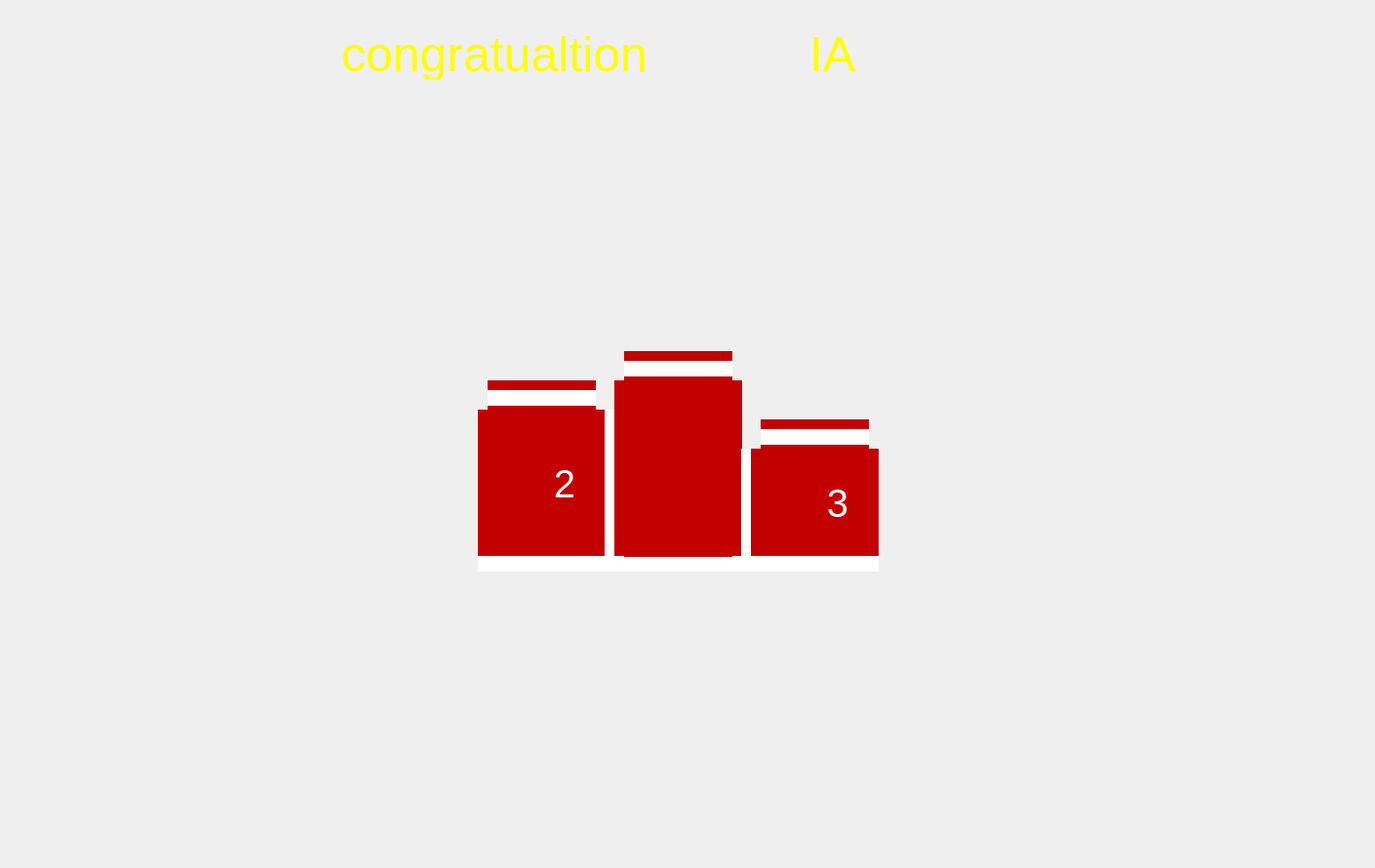
      <widget class="QWidget" name="page_10">
       <widget class="QLabel" name="label_26">
        <property name="geometry">
         <rect>
          <x>790</x>
          <y>460</y>
          <width>111</width>
          <height>111</height>
         </rect>
        </property>
        <property name="styleSheet">
         <string notr="true">color:white;
font-size:40px;
background-color: rgb(195, 0, 0);
</string>
        </property>
        <property name="text">
         <string>      3</string>
        </property>
       </widget>
       <widget class="QLabel" name="label_38">
        <property name="geometry">
         <rect>
          <x>510</x>
          <y>420</y>
          <width>111</width>
          <height>151</height>
         </rect>
        </property>
        <property name="styleSheet">
         <string notr="true">color:white;
font-size:40px;
background-color: rgb(195, 0, 0);
</string>
        </property>
        <property name="text">
         <string>      2</string>
        </property>
       </widget>
       <widget class="QLabel" name="label_46">
        <property name="geometry">
         <rect>
          <x>500</x>
          <y>390</y>
          <width>111</width>
          <height>171</height>
         </rect>
        </property>
        <property name="styleSheet">
         <string notr="true">color:white;
font-size:40px;
background-color: rgb(195, 0, 0);
</string>
        </property>
        <property name="text">
         <string>      2</string>
        </property>
       </widget>
       <widget class="QLabel" name="label_51">
        <property name="geometry">
         <rect>
          <x>490</x>
          <y>420</y>
          <width>111</width>
          <height>151</height>
         </rect>
        </property>
        <property name="styleSheet">
         <string notr="true">color:white;
font-size:40px;
background-color: rgb(195, 0, 0);
</string>
        </property>
        <property name="text">
         <string>       2</string>
        </property>
       </widget>
       <widget class="QLabel" name="label_52">
        <property name="geometry">
         <rect>
          <x>780</x>
          <y>430</y>
          <width>111</width>
          <height>121</height>
         </rect>
        </property>
        <property name="styleSheet">
         <string notr="true">color:white;
font-size:40px;
background-color: rgb(195, 0, 0);
</string>
        </property>
        <property name="text">
         <string>      3</string>
        </property>
       </widget>
       <widget class="QLabel" name="label_50">
        <property name="geometry">
         <rect>
          <x>650</x>
          <y>390</y>
          <width>111</width>
          <height>181</height>
         </rect>
        </property>
        <property name="styleSheet">
         <string notr="true">color:white;
font-size:40px;
background-color: rgb(195, 0, 0);
</string>
        </property>
        <property name="text">
         <string>      1</string>
        </property>
       </widget>
       <widget class="QPushButton" name="pushButton_28">
        <property name="geometry">
         <rect>
          <x>1260</x>
          <y>10</y>
          <width>91</width>
          <height>61</height>
         </rect>
        </property>
        <property name="styleSheet">
         <string notr="true">background-image: url(:/images/crois.png);
border:none;
background-repeat:no-repeat;
</string>
        </property>
        <property name="text">
         <string/>
        </property>
       </widget>
       <widget class="QLabel" name="label_76">
        <property name="geometry">
         <rect>
          <x>780</x>
          <y>440</y>
          <width>111</width>
          <height>16</height>
         </rect>
        </property>
        <property name="styleSheet">
         <string notr="true">background-color: rgb(255, 255, 255);</string>
        </property>
        <property name="text">
         <string/>
        </property>
       </widget>
       <widget class="QLabel" name="label_77">
        <property name="geometry">
         <rect>
          <x>500</x>
          <y>400</y>
          <width>111</width>
          <height>16</height>
         </rect>
        </property>
        <property name="styleSheet">
         <string notr="true">background-color: rgb(255, 255, 255);</string>
        </property>
        <property name="text">
         <string/>
        </property>
       </widget>
       <widget class="QLabel" name="label_78">
        <property name="geometry">
         <rect>
          <x>620</x>
          <y>420</y>
          <width>16</width>
          <height>151</height>
         </rect>
        </property>
        <property name="styleSheet">
         <string notr="true">background-color: rgb(255, 255, 255);</string>
        </property>
        <property name="text">
         <string/>
        </property>
       </widget>
       <widget class="QLabel" name="label_79">
        <property name="geometry">
         <rect>
          <x>630</x>
          <y>390</y>
          <width>111</width>
          <height>181</height>
         </rect>
        </property>
        <property name="styleSheet">
         <string notr="true">color:white;
font-size:40px;
background-color: rgb(195, 0, 0);
</string>
        </property>
        <property name="text">
         <string>       1</string>
        </property>
       </widget>
       <widget class="QLabel" name="label_80">
        <property name="geometry">
         <rect>
          <x>760</x>
          <y>460</y>
          <width>20</width>
          <height>111</height>
         </rect>
        </property>
        <property name="styleSheet">
         <string notr="true">background-color: rgb(255, 255, 255);</string>
        </property>
        <property name="text">
         <string/>
        </property>
       </widget>
       <widget class="QLabel" name="label_53">
        <property name="geometry">
         <rect>
          <x>770</x>
          <y>460</y>
          <width>111</width>
          <height>111</height>
         </rect>
        </property>
        <property name="styleSheet">
         <string notr="true">color:white;
font-size:40px;
background-color: rgb(195, 0, 0);
</string>
        </property>
        <property name="text">
         <string>       3</string>
        </property>
       </widget>
       <widget class="QLabel" name="label_81">
        <property name="geometry">
         <rect>
          <x>490</x>
          <y>570</y>
          <width>411</width>
          <height>16</height>
         </rect>
        </property>
        <property name="styleSheet">
         <string notr="true">background-color: rgb(255, 255, 255);</string>
        </property>
        <property name="text">
         <string/>
        </property>
       </widget>
       <widget class="QLabel" name="label_69">
        <property name="geometry">
         <rect>
          <x>-190</x>
          <y>270</y>
          <width>311</width>
          <height>291</height>
         </rect>
        </property>
        <property name="styleSheet">
         <string notr="true">background-image: url(:/images/flames.png);
border:none;
background-repeat:no-repeat;</string>
        </property>
        <property name="text">
         <string/>
        </property>
       </widget>
       <widget class="QLabel" name="label_70">
        <property name="geometry">
         <rect>
          <x>830</x>
          <y>170</y>
          <width>551</width>
          <height>111</height>
         </rect>
        </property>
        <property name="styleSheet">
         <string notr="true">background-image: url(:/images/flames.png);
border:none;
background-repeat:no-repeat;</string>
        </property>
        <property name="text">
         <string/>
        </property>
       </widget>
       <widget class="QLabel" name="label_71">
        <property name="geometry">
         <rect>
          <x>990</x>
          <y>280</y>
          <width>351</width>
          <height>121</height>
         </rect>
        </property>
        <property name="styleSheet">
         <string notr="true">background-image: url(:/images/flames.png);
border:none;
background-repeat:no-repeat;</string>
        </property>
        <property name="text">
         <string/>
        </property>
       </widget>
       <widget class="QLabel" name="label_73">
        <property name="geometry">
         <rect>
          <x>110</x>
          <y>430</y>
          <width>351</width>
          <height>121</height>
         </rect>
        </property>
        <property name="styleSheet">
         <string notr="true">background-image: url(:/images/flames.png);
border:none;
background-repeat:no-repeat;</string>
        </property>
        <property name="text">
         <string/>
        </property>
       </widget>
       <widget class="QLabel" name="label_74">
        <property name="geometry">
         <rect>
          <x>930</x>
          <y>500</y>
          <width>311</width>
          <height>291</height>
         </rect>
        </property>
        <property name="styleSheet">
         <string notr="true">background-image: url(:/images/flames.png);
border:none;
background-repeat:no-repeat;</string>
        </property>
        <property name="text">
         <string/>
        </property>
       </widget>
       <widget class="QLabel" name="label_75">
        <property name="geometry">
         <rect>
          <x>910</x>
          <y>670</y>
          <width>311</width>
          <height>191</height>
         </rect>
        </property>
        <property name="styleSheet">
         <string notr="true">background-image: url(:/images/flames.png);
border:none;
background-repeat:no-repeat;</string>
        </property>
        <property name="text">
         <string/>
        </property>
       </widget>
       <widget class="QLabel" name="label_90">
        <property name="geometry">
         <rect>
          <x>-30</x>
          <y>560</y>
          <width>351</width>
          <height>121</height>
         </rect>
        </property>
        <property name="styleSheet">
         <string notr="true">background-image: url(:/images/flames.png);
border:none;
background-repeat:no-repeat;</string>
        </property>
        <property name="text">
         <string/>
        </property>
       </widget>
       <widget class="QLabel" name="label_93">
        <property name="geometry">
         <rect>
          <x>320</x>
          <y>590</y>
          <width>351</width>
          <height>121</height>
         </rect>
        </property>
        <property name="styleSheet">
         <string notr="true">background-image: url(:/images/flames.png);
border:none;
background-repeat:no-repeat;</string>
        </property>
        <property name="text">
         <string/>
        </property>
       </widget>
       <widget class="QLabel" name="label_94">
        <property name="geometry">
         <rect>
          <x>130</x>
          <y>130</y>
          <width>321</width>
          <height>171</height>
         </rect>
        </property>
        <property name="styleSheet">
         <string notr="true">background-image: url(:/images/flames.png);
border:none;
background-repeat:no-repeat;</string>
        </property>
        <property name="text">
         <string/>
        </property>
       </widget>
       <widget class="QLabel" name="label_68">
        <property name="geometry">
         <rect>
          <x>-10</x>
          <y>180</y>
          <width>351</width>
          <height>121</height>
         </rect>
        </property>
        <property name="styleSheet">
         <string notr="true">background-image: url(:/images/flames.png);
border:none;
background-repeat:no-repeat;</string>
        </property>
        <property name="text">
         <string/>
        </property>
       </widget>
       <widget class="QLabel" name="label_95">
        <property name="geometry">
         <rect>
          <x>850</x>
          <y>260</y>
          <width>321</width>
          <height>171</height>
         </rect>
        </property>
        <property name="styleSheet">
         <string notr="true">background-image: url(:/images/flames.png);
border:none;
background-repeat:no-repeat;</string>
        </property>
        <property name="text">
         <string/>
        </property>
       </widget>
       <widget class="QLabel" name="label_96">
        <property name="geometry">
         <rect>
          <x>910</x>
          <y>310</y>
          <width>311</width>
          <height>281</height>
         </rect>
        </property>
        <property name="styleSheet">
         <string notr="true">background-image: url(:/images/flames.png);
border:none;
background-repeat:no-repeat;</string>
        </property>
        <property name="text">
         <string/>
        </property>
       </widget>
       <widget class="QLabel" name="label_97">
        <property name="geometry">
         <rect>
          <x>600</x>
          <y>590</y>
          <width>311</width>
          <height>291</height>
         </rect>
        </property>
        <property name="styleSheet">
         <string notr="true">background-image: url(:/images/flames.png);
border:none;
background-repeat:no-repeat;</string>
        </property>
        <property name="text">
         <string/>
        </property>
       </widget>
       <widget class="QLabel" name="label_98">
        <property name="geometry">
         <rect>
          <x>900</x>
          <y>480</y>
          <width>161</width>
          <height>121</height>
         </rect>
        </property>
        <property name="styleSheet">
         <string notr="true">background-image: url(:/images/flames.png);
border:none;
background-repeat:no-repeat;</string>
        </property>
        <property name="text">
         <string/>
        </property>
       </widget>
       <widget class="QLabel" name="label_99">
        <property name="geometry">
         <rect>
          <x>940</x>
          <y>360</y>
          <width>141</width>
          <height>121</height>
         </rect>
        </property>
        <property name="styleSheet">
         <string notr="true">background-image: url(:/images/flames.png);
border:none;
background-repeat:no-repeat;</string>
        </property>
        <property name="text">
         <string/>
        </property>
       </widget>
       <widget class="QLabel" name="label_100">
        <property name="geometry">
         <rect>
          <x>950</x>
          <y>470</y>
          <width>351</width>
          <height>121</height>
         </rect>
        </property>
        <property name="styleSheet">
         <string notr="true">background-image: url(:/images/flames.png);
border:none;
background-repeat:no-repeat;</string>
        </property>
        <property name="text">
         <string/>
        </property>
       </widget>
       <widget class="QLabel" name="label_101">
        <property name="geometry">
         <rect>
          <x>770</x>
          <y>300</y>
          <width>351</width>
          <height>121</height>
         </rect>
        </property>
        <property name="styleSheet">
         <string notr="true">background-image: url(:/images/flames.png);
border:none;
background-repeat:no-repeat;</string>
        </property>
        <property name="text">
         <string/>
        </property>
       </widget>
       <widget class="QLabel" name="label_102">
        <property name="geometry">
         <rect>
          <x>450</x>
          <y>100</y>
          <width>351</width>
          <height>121</height>
         </rect>
        </property>
        <property name="styleSheet">
         <string notr="true">background-image: url(:/images/flames.png);
border:none;
background-repeat:no-repeat;</string>
        </property>
        <property name="text">
         <string/>
        </property>
       </widget>
       <widget class="QLabel" name="label_103">
        <property name="geometry">
         <rect>
          <x>120</x>
          <y>300</y>
          <width>351</width>
          <height>121</height>
         </rect>
        </property>
        <property name="styleSheet">
         <string notr="true">background-image: url(:/images/flames.png);
border:none;
background-repeat:no-repeat;</string>
        </property>
        <property name="text">
         <string/>
        </property>
       </widget>
       <widget class="QLabel" name="label_104">
        <property name="geometry">
         <rect>
          <x>-50</x>
          <y>0</y>
          <width>351</width>
          <height>121</height>
         </rect>
        </property>
        <property name="styleSheet">
         <string notr="true">background-image: url(:/images/flames.png);
border:none;
background-repeat:no-repeat;</string>
        </property>
        <property name="text">
         <string/>
        </property>
       </widget>
       <widget class="QLabel" name="label_105">
        <property name="geometry">
         <rect>
          <x>-120</x>
          <y>110</y>
          <width>351</width>
          <height>121</height>
         </rect>
        </property>
        <property name="styleSheet">
         <string notr="true">background-image: url(:/images/flames.png);
border:none;
background-repeat:no-repeat;</string>
        </property>
        <property name="text">
         <string/>
        </property>
       </widget>
       <widget class="QLabel" name="label_106">
        <property name="geometry">
         <rect>
          <x>1010</x>
          <y>470</y>
          <width>351</width>
          <height>121</height>
         </rect>
        </property>
        <property name="styleSheet">
         <string notr="true">background-image: url(:/images/flames.png);
border:none;
background-repeat:no-repeat;</string>
        </property>
        <property name="text">
         <string/>
        </property>
       </widget>
       <widget class="QLabel" name="label_107">
        <property name="geometry">
         <rect>
          <x>900</x>
          <y>0</y>
          <width>351</width>
          <height>121</height>
         </rect>
        </property>
        <property name="styleSheet">
         <string notr="true">background-image: url(:/images/flames.png);
border:none;
background-repeat:no-repeat;</string>
        </property>
        <property name="text">
         <string/>
        </property>
       </widget>
       <widget class="QLabel" name="label_108">
        <property name="geometry">
         <rect>
          <x>1010</x>
          <y>100</y>
          <width>351</width>
          <height>121</height>
         </rect>
        </property>
        <property name="styleSheet">
         <string notr="true">background-image: url(:/images/flames.png);
border:none;
background-repeat:no-repeat;</string>
        </property>
        <property name="text">
         <string/>
        </property>
       </widget>
       <widget class="QLabel" name="label_109">
        <property name="geometry">
         <rect>
          <x>730</x>
          <y>90</y>
          <width>351</width>
          <height>121</height>
         </rect>
        </property>
        <property name="styleSheet">
         <string notr="true">background-image: url(:/images/flames.png);
border:none;
background-repeat:no-repeat;</string>
        </property>
        <property name="text">
         <string/>
        </property>
       </widget>
       <widget class="QLabel" name="label_110">
        <property name="geometry">
         <rect>
          <x>880</x>
          <y>590</y>
          <width>351</width>
          <height>121</height>
         </rect>
        </property>
        <property name="styleSheet">
         <string notr="true">background-image: url(:/images/flames.png);
border:none;
background-repeat:no-repeat;</string>
        </property>
        <property name="text">
         <string/>
        </property>
       </widget>
       <widget class="QLabel" name="label_111">
        <property name="geometry">
         <rect>
          <x>540</x>
          <y>220</y>
          <width>351</width>
          <height>121</height>
         </rect>
        </property>
        <property name="styleSheet">
         <string notr="true">background-image: url(:/images/flames.png);
border:none;
background-repeat:no-repeat;</string>
        </property>
        <property name="text">
         <string/>
        </property>
       </widget>
       <widget class="QLabel" name="label_112">
        <property name="geometry">
         <rect>
          <x>440</x>
          <y>260</y>
          <width>151</width>
          <height>121</height>
         </rect>
        </property>
        <property name="styleSheet">
         <string notr="true">background-image: url(:/images/flames.png);
border:none;
background-repeat:no-repeat;</string>
        </property>
        <property name="text">
         <string/>
        </property>
       </widget>
       <widget class="QLabel" name="label_2">
        <property name="geometry">
         <rect>
          <x>600</x>
          <y>200</y>
          <width>191</width>
          <height>191</height>
         </rect>
        </property>
        <property name="text">
         <string/>
        </property>
        <property name="pixmap">
         <pixmap resource="image.qrc">:/images/winner.png</pixmap>
        </property>
        <property name="scaledContents">
         <bool>true</bool>
        </property>
       </widget>
       <widget class="QLabel" name="label_49">
        <property name="geometry">
         <rect>
          <x>640</x>
          <y>360</y>
          <width>111</width>
          <height>211</height>
         </rect>
        </property>
        <property name="styleSheet">
         <string notr="true">color:white;
font-size:40px;
background-color: rgb(195, 0, 0);
</string>
        </property>
        <property name="text">
         <string>      1</string>
        </property>
       </widget>
       <widget class="QLabel" name="label_113">
        <property name="geometry">
         <rect>
          <x>640</x>
          <y>370</y>
          <width>111</width>
          <height>16</height>
         </rect>
        </property>
        <property name="styleSheet">
         <string notr="true">background-color: rgb(255, 255, 255);</string>
        </property>
        <property name="text">
         <string/>
        </property>
       </widget>
       <widget class="QLabel" name="LabelImage">
        <property name="geometry">
         <rect>
          <x>650</x>
          <y>390</y>
          <width>91</width>
          <height>91</height>
         </rect>
        </property>
        <property name="styleSheet">
         <string notr="true">background-color: rgb(195, 0, 0);</string>
        </property>
        <property name="text">
         <string/>
        </property>
        <property name="pixmap">
         <pixmap resource="image.qrc">:/images/p3.png</pixmap>
        </property>
        <property name="scaledContents">
         <bool>true</bool>
        </property>
       </widget>
       <widget class="QLabel" name="label_61">
        <property name="geometry">
         <rect>
          <x>640</x>
          <y>480</y>
          <width>111</width>
          <height>71</height>
         </rect>
        </property>
        <property name="styleSheet">
         <string notr="true">background-color: rgb(195, 0, 0);</string>
        </property>
        <property name="text">
         <string/>
        </property>
        <property name="pixmap">
         <pixmap resource="image.qrc">:/images/1.webp</pixmap>
        </property>
        <property name="scaledContents">
         <bool>true</bool>
        </property>
       </widget>
       <widget class="QLabel" name="label_72">
        <property name="geometry">
         <rect>
          <x>760</x>
          <y>90</y>
          <width>71</width>
          <height>71</height>
         </rect>
        </property>
        <property name="text">
         <string/>
        </property>
        <property name="pixmap">
         <pixmap resource="image.qrc">:/images/apll.png</pixmap>
        </property>
        <property name="scaledContents">
         <bool>true</bool>
        </property>
       </widget>
       <widget class="QLabel" name="label_55">
        <property name="geometry">
         <rect>
          <x>260</x>
          <y>140</y>
          <width>71</width>
          <height>71</height>
         </rect>
        </property>
        <property name="text">
         <string/>
        </property>
        <property name="pixmap">
         <pixmap resource="image.qrc">:/images/apll.png</pixmap>
        </property>
        <property name="scaledContents">
         <bool>true</bool>
        </property>
       </widget>
       <widget class="QLabel" name="label_66">
        <property name="geometry">
         <rect>
          <x>940</x>
          <y>510</y>
          <width>71</width>
          <height>71</height>
         </rect>
        </property>
        <property name="text">
         <string/>
        </property>
        <property name="pixmap">
         <pixmap resource="image.qrc">:/images/apll.png</pixmap>
        </property>
        <property name="scaledContents">
         <bool>true</bool>
        </property>
       </widget>
       <widget class="QLabel" name="label_67">
        <property name="geometry">
         <rect>
          <x>310</x>
          <y>610</y>
          <width>71</width>
          <height>71</height>
         </rect>
        </property>
        <property name="text">
         <string/>
        </property>
        <property name="pixmap">
         <pixmap resource="image.qrc">:/images/apll.png</pixmap>
        </property>
        <property name="scaledContents">
         <bool>true</bool>
        </property>
       </widget>
       <widget class="QLabel" name="label_114">
        <property name="geometry">
         <rect>
          <x>1230</x>
          <y>390</y>
          <width>71</width>
          <height>71</height>
         </rect>
        </property>
        <property name="text">
         <string/>
        </property>
        <property name="pixmap">
         <pixmap resource="image.qrc">:/images/apll.png</pixmap>
        </property>
        <property name="scaledContents">
         <bool>true</bool>
        </property>
       </widget>
       <widget class="QLabel" name="label_48">
        <property name="geometry">
         <rect>
          <x>350</x>
          <y>30</y>
          <width>591</width>
          <height>51</height>
         </rect>
        </property>
        <property name="styleSheet">
         <string notr="true">color:yellow;
font-size:50px;
</string>
        </property>
        <property name="text">
         <string>congratualtion </string>
        </property>
       </widget>
       <widget class="QPushButton" name="pushButton_29">
        <property name="geometry">
         <rect>
          <x>1220</x>
          <y>570</y>
          <width>181</width>
          <height>141</height>
         </rect>
        </property>
        <property name="styleSheet">
         <string notr="true">background-image: url(:/images/menuu.png);
border:none;
background-repeat:no-repeat;</string>
        </property>
        <property name="text">
         <string/>
        </property>
       </widget>
       <widget class="QLabel" name="label_115">
        <property name="geometry">
         <rect>
          <x>260</x>
          <y>240</y>
          <width>231</width>
          <height>451</height>
         </rect>
        </property>
        <property name="styleSheet">
         <string notr="true">background-image: url(:/images/flames.png);
border:none;
background-repeat:no-repeat;</string>
        </property>
        <property name="text">
         <string/>
        </property>
       </widget>
       <widget class="QLabel" name="gangant">
        <property name="geometry">
         <rect>
          <x>830</x>
          <y>30</y>
          <width>431</width>
          <height>51</height>
         </rect>
        </property>
        <property name="styleSheet">
         <string notr="true">color:yellow;
font-size:50px;
</string>
        </property>
        <property name="text">
         <string>IA</string>
        </property>
       </widget>
      </widget>
